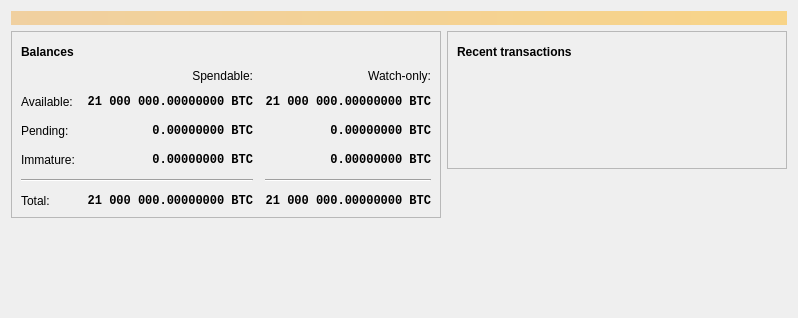
<?xml version="1.0" encoding="UTF-8"?>
<ui version="4.0">
 <class>OverviewPage</class>
 <widget class="QWidget" name="OverviewPage">
  <property name="geometry">
   <rect>
    <x>0</x>
    <y>0</y>
    <width>798</width>
    <height>318</height>
   </rect>
  </property>
  <property name="windowTitle">
   <string>Form</string>
  </property>
  <layout class="QVBoxLayout" name="topLayout">
   <item>
    <widget class="QLabel" name="labelAlerts">
     <property name="visible">
      <bool>false</bool>
     </property>
     <property name="styleSheet">
      <string notr="true">QLabel { background-color: qlineargradient(x1: 0, y1: 0, x2: 1, y2: 0, stop:0 #F0D0A0, stop:1 #F8D488); color:#000000; }</string>
     </property>
     <property name="wordWrap">
      <bool>true</bool>
     </property>
     <property name="margin">
      <number>3</number>
     </property>
     <property name="textInteractionFlags">
      <set>Qt::TextSelectableByMouse</set>
     </property>
    </widget>
   </item>
   <item>
    <layout class="QHBoxLayout" name="horizontalLayout" stretch="1,1">
     <item>
      <layout class="QVBoxLayout" name="verticalLayout_2">
       <item>
        <widget class="QFrame" name="frame">
         <property name="frameShape">
          <enum>QFrame::StyledPanel</enum>
         </property>
         <property name="frameShadow">
          <enum>QFrame::Raised</enum>
         </property>
         <layout class="QVBoxLayout" name="verticalLayout_4">
          <item>
           <layout class="QHBoxLayout" name="horizontalLayout_4">
            <item>
             <widget class="QLabel" name="label_5">
              <property name="font">
               <font>
                <weight>75</weight>
                <bold>true</bold>
               </font>
              </property>
              <property name="text">
               <string>Balances</string>
              </property>
             </widget>
            </item>
            <item>
             <widget class="QPushButton" name="labelWalletStatus">
              <property name="enabled">
               <bool>true</bool>
              </property>
              <property name="maximumSize">
               <size>
                <width>30</width>
                <height>16777215</height>
               </size>
              </property>
              <property name="toolTip">
               <string>The displayed information may be out of date. Your wallet automatically synchronizes with the Bitcoin network after a connection is established, but this process has not completed yet.</string>
              </property>
              <property name="text">
               <string/>
              </property>
              <property name="icon">
               <iconset resource="../bitcoin.qrc">
                <normaloff>:/icons/warning</normaloff>
                <disabledoff>:/icons/warning</disabledoff>:/icons/warning</iconset>
              </property>
              <property name="iconSize">
               <size>
                <width>24</width>
                <height>24</height>
               </size>
              </property>
              <property name="flat">
               <bool>true</bool>
              </property>
             </widget>
            </item>
            <item>
             <spacer name="horizontalSpacer_3">
              <property name="orientation">
               <enum>Qt::Horizontal</enum>
              </property>
              <property name="sizeHint" stdset="0">
               <size>
                <width>40</width>
                <height>20</height>
               </size>
              </property>
             </spacer>
            </item>
           </layout>
          </item>
          <item>
           <layout class="QGridLayout" name="gridLayout">
            <property name="spacing">
             <number>12</number>
            </property>
            <item row="2" column="2">
             <widget class="QLabel" name="labelWatchPending">
              <property name="font">
               <font>
                <family>Monospace</family>
                <weight>75</weight>
                <bold>true</bold>
               </font>
              </property>
              <property name="cursor">
               <cursorShape>IBeamCursor</cursorShape>
              </property>
              <property name="toolTip">
               <string>Unconfirmed transactions to watch-only addresses</string>
              </property>
              <property name="text">
               <string notr="true">0.00000000 BTC</string>
              </property>
              <property name="alignment">
               <set>Qt::AlignRight|Qt::AlignTrailing|Qt::AlignVCenter</set>
              </property>
              <property name="textInteractionFlags">
               <set>Qt::LinksAccessibleByMouse|Qt::TextSelectableByKeyboard|Qt::TextSelectableByMouse</set>
              </property>
             </widget>
            </item>
            <item row="2" column="1">
             <widget class="QLabel" name="labelUnconfirmed">
              <property name="font">
               <font>
                <family>Monospace</family>
                <weight>75</weight>
                <bold>true</bold>
               </font>
              </property>
              <property name="cursor">
               <cursorShape>IBeamCursor</cursorShape>
              </property>
              <property name="toolTip">
               <string>Total of transactions that have yet to be confirmed, and do not yet count toward the spendable balance</string>
              </property>
              <property name="text">
               <string notr="true">0.00000000 BTC</string>
              </property>
              <property name="alignment">
               <set>Qt::AlignRight|Qt::AlignTrailing|Qt::AlignVCenter</set>
              </property>
              <property name="textInteractionFlags">
               <set>Qt::LinksAccessibleByMouse|Qt::TextSelectableByKeyboard|Qt::TextSelectableByMouse</set>
              </property>
             </widget>
            </item>
            <item row="3" column="2">
             <widget class="QLabel" name="labelWatchImmature">
              <property name="font">
               <font>
                <family>Monospace</family>
                <weight>75</weight>
                <bold>true</bold>
               </font>
              </property>
              <property name="cursor">
               <cursorShape>IBeamCursor</cursorShape>
              </property>
              <property name="toolTip">
               <string>Mined balance in watch-only addresses that has not yet matured</string>
              </property>
              <property name="text">
               <string notr="true">0.00000000 BTC</string>
              </property>
              <property name="alignment">
               <set>Qt::AlignRight|Qt::AlignTrailing|Qt::AlignVCenter</set>
              </property>
              <property name="textInteractionFlags">
               <set>Qt::LinksAccessibleByMouse|Qt::TextSelectableByKeyboard|Qt::TextSelectableByMouse</set>
              </property>
             </widget>
            </item>
            <item row="4" column="0" colspan="2">
             <widget class="Line" name="line">
              <property name="orientation">
               <enum>Qt::Horizontal</enum>
              </property>
             </widget>
            </item>
            <item row="4" column="2">
             <widget class="Line" name="lineWatchBalance">
              <property name="sizePolicy">
               <sizepolicy hsizetype="Preferred" vsizetype="Fixed">
                <horstretch>0</horstretch>
                <verstretch>0</verstretch>
               </sizepolicy>
              </property>
              <property name="minimumSize">
               <size>
                <width>140</width>
                <height>0</height>
               </size>
              </property>
              <property name="orientation">
               <enum>Qt::Horizontal</enum>
              </property>
             </widget>
            </item>
            <item row="5" column="0">
             <widget class="QLabel" name="labelTotalText">
              <property name="text">
               <string>Total:</string>
              </property>
             </widget>
            </item>
            <item row="3" column="1">
             <widget class="QLabel" name="labelImmature">
              <property name="font">
               <font>
                <family>Monospace</family>
                <weight>75</weight>
                <bold>true</bold>
               </font>
              </property>
              <property name="cursor">
               <cursorShape>IBeamCursor</cursorShape>
              </property>
              <property name="toolTip">
               <string>Mined balance that has not yet matured</string>
              </property>
              <property name="text">
               <string notr="true">0.00000000 BTC</string>
              </property>
              <property name="alignment">
               <set>Qt::AlignRight|Qt::AlignTrailing|Qt::AlignVCenter</set>
              </property>
              <property name="textInteractionFlags">
               <set>Qt::LinksAccessibleByMouse|Qt::TextSelectableByKeyboard|Qt::TextSelectableByMouse</set>
              </property>
             </widget>
            </item>
            <item row="2" column="3">
             <spacer name="horizontalSpacer_2">
              <property name="orientation">
               <enum>Qt::Horizontal</enum>
              </property>
              <property name="sizeHint" stdset="0">
               <size>
                <width>40</width>
                <height>20</height>
               </size>
              </property>
             </spacer>
            </item>
            <item row="3" column="0">
             <widget class="QLabel" name="labelImmatureText">
              <property name="text">
               <string>Immature:</string>
              </property>
             </widget>
            </item>
            <item row="5" column="1">
             <widget class="QLabel" name="labelTotal">
              <property name="font">
               <font>
                <family>Monospace</family>
                <weight>75</weight>
                <bold>true</bold>
               </font>
              </property>
              <property name="cursor">
               <cursorShape>IBeamCursor</cursorShape>
              </property>
              <property name="toolTip">
               <string>Your current total balance</string>
              </property>
              <property name="text">
               <string notr="true">21 000 000.00000000 BTC</string>
              </property>
              <property name="alignment">
               <set>Qt::AlignRight|Qt::AlignTrailing|Qt::AlignVCenter</set>
              </property>
              <property name="textInteractionFlags">
               <set>Qt::LinksAccessibleByMouse|Qt::TextSelectableByKeyboard|Qt::TextSelectableByMouse</set>
              </property>
             </widget>
            </item>
            <item row="5" column="2">
             <widget class="QLabel" name="labelWatchTotal">
              <property name="font">
               <font>
                <family>Monospace</family>
                <weight>75</weight>
                <bold>true</bold>
               </font>
              </property>
              <property name="cursor">
               <cursorShape>IBeamCursor</cursorShape>
              </property>
              <property name="toolTip">
               <string>Current total balance in watch-only addresses</string>
              </property>
              <property name="text">
               <string notr="true">21 000 000.00000000 BTC</string>
              </property>
              <property name="alignment">
               <set>Qt::AlignRight|Qt::AlignTrailing|Qt::AlignVCenter</set>
              </property>
              <property name="textInteractionFlags">
               <set>Qt::LinksAccessibleByMouse|Qt::TextSelectableByKeyboard|Qt::TextSelectableByMouse</set>
              </property>
             </widget>
            </item>
            <item row="0" column="2">
             <widget class="QLabel" name="labelWatchonly">
              <property name="text">
               <string>Watch-only:</string>
              </property>
              <property name="alignment">
               <set>Qt::AlignRight|Qt::AlignTrailing|Qt::AlignVCenter</set>
              </property>
             </widget>
            </item>
            <item row="1" column="0">
             <widget class="QLabel" name="labelBalanceText">
              <property name="text">
               <string>Available:</string>
              </property>
             </widget>
            </item>
            <item row="1" column="1">
             <widget class="QLabel" name="labelBalance">
              <property name="font">
               <font>
                <family>Monospace</family>
                <weight>75</weight>
                <bold>true</bold>
               </font>
              </property>
              <property name="cursor">
               <cursorShape>IBeamCursor</cursorShape>
              </property>
              <property name="toolTip">
               <string>Your current spendable balance</string>
              </property>
              <property name="text">
               <string notr="true">21 000 000.00000000 BTC</string>
              </property>
              <property name="alignment">
               <set>Qt::AlignRight|Qt::AlignTrailing|Qt::AlignVCenter</set>
              </property>
              <property name="textInteractionFlags">
               <set>Qt::LinksAccessibleByMouse|Qt::TextSelectableByKeyboard|Qt::TextSelectableByMouse</set>
              </property>
             </widget>
            </item>
            <item row="1" column="2">
             <widget class="QLabel" name="labelWatchAvailable">
              <property name="font">
               <font>
                <family>Monospace</family>
                <weight>75</weight>
                <bold>true</bold>
               </font>
              </property>
              <property name="cursor">
               <cursorShape>IBeamCursor</cursorShape>
              </property>
              <property name="toolTip">
               <string>Your current balance in watch-only addresses</string>
              </property>
              <property name="text">
               <string notr="true">21 000 000.00000000 BTC</string>
              </property>
              <property name="alignment">
               <set>Qt::AlignRight|Qt::AlignTrailing|Qt::AlignVCenter</set>
              </property>
              <property name="textInteractionFlags">
               <set>Qt::LinksAccessibleByMouse|Qt::TextSelectableByKeyboard|Qt::TextSelectableByMouse</set>
              </property>
             </widget>
            </item>
            <item row="2" column="0">
             <widget class="QLabel" name="labelPendingText">
              <property name="text">
               <string>Pending:</string>
              </property>
             </widget>
            </item>
            <item row="0" column="1">
             <widget class="QLabel" name="labelSpendable">
              <property name="text">
               <string>Spendable:</string>
              </property>
              <property name="alignment">
               <set>Qt::AlignRight|Qt::AlignTrailing|Qt::AlignVCenter</set>
              </property>
             </widget>
            </item>
           </layout>
          </item>
         </layout>
        </widget>
       </item>
       <item>
        <spacer name="verticalSpacer">
         <property name="orientation">
          <enum>Qt::Vertical</enum>
         </property>
         <property name="sizeHint" stdset="0">
          <size>
           <width>20</width>
           <height>40</height>
          </size>
         </property>
        </spacer>
       </item>
       <item>
        <widget class="QLabel" name="labelWalletBgcoin">
         <property name="text">
          <string/>
         </property>
         <property name="pixmap">
          <pixmap resource="../bitcoin.qrc">:/icons/wallet_bgcoin</pixmap>
         </property>
         <property name="scaledContents">
          <bool>false</bool>
         </property>
         <property name="alignment">
          <set>Qt::AlignCenter</set>
         </property>
        </widget>
       </item>
      </layout>
     </item>
     <item>
      <layout class="QVBoxLayout" name="verticalLayout_3">
       <item>
        <widget class="QFrame" name="frame_2">
         <property name="frameShape">
          <enum>QFrame::StyledPanel</enum>
         </property>
         <property name="frameShadow">
          <enum>QFrame::Raised</enum>
         </property>
         <layout class="QVBoxLayout" name="verticalLayout">
          <item>
           <layout class="QHBoxLayout" name="horizontalLayout_2">
            <item>
             <widget class="QLabel" name="label_4">
              <property name="font">
               <font>
                <weight>75</weight>
                <bold>true</bold>
               </font>
              </property>
              <property name="text">
               <string>Recent transactions</string>
              </property>
             </widget>
            </item>
            <item>
             <widget class="QPushButton" name="labelTransactionsStatus">
              <property name="enabled">
               <bool>true</bool>
              </property>
              <property name="maximumSize">
               <size>
                <width>30</width>
                <height>16777215</height>
               </size>
              </property>
              <property name="toolTip">
               <string>The displayed information may be out of date. Your wallet automatically synchronizes with the Bitcoin network after a connection is established, but this process has not completed yet.</string>
              </property>
              <property name="text">
               <string/>
              </property>
              <property name="icon">
               <iconset resource="../bitcoin.qrc">
                <normaloff>:/icons/warning</normaloff>
                <disabledoff>:/icons/warning</disabledoff>:/icons/warning</iconset>
              </property>
              <property name="iconSize">
               <size>
                <width>24</width>
                <height>24</height>
               </size>
              </property>
              <property name="flat">
               <bool>true</bool>
              </property>
             </widget>
            </item>
            <item>
             <spacer name="horizontalSpacer">
              <property name="orientation">
               <enum>Qt::Horizontal</enum>
              </property>
              <property name="sizeHint" stdset="0">
               <size>
                <width>40</width>
                <height>20</height>
               </size>
              </property>
             </spacer>
            </item>
           </layout>
          </item>
          <item>
           <widget class="TransactionOverviewWidget" name="listTransactions">
            <property name="styleSheet">
             <string notr="true">QListView { background: transparent; }</string>
            </property>
            <property name="frameShape">
             <enum>QFrame::NoFrame</enum>
            </property>
            <property name="verticalScrollBarPolicy">
             <enum>Qt::ScrollBarAlwaysOff</enum>
            </property>
            <property name="horizontalScrollBarPolicy">
             <enum>Qt::ScrollBarAlwaysOff</enum>
            </property>
            <property name="sizeAdjustPolicy">
             <enum>QAbstractScrollArea::AdjustToContents</enum>
            </property>
            <property name="selectionMode">
             <enum>QAbstractItemView::NoSelection</enum>
            </property>
            <property name="uniformItemSizes">
             <bool>true</bool>
            </property>
           </widget>
          </item>
         </layout>
        </widget>
       </item>
       <item>
        <spacer name="verticalSpacer_2">
         <property name="orientation">
          <enum>Qt::Vertical</enum>
         </property>
         <property name="sizeHint" stdset="0">
          <size>
           <width>20</width>
           <height>40</height>
          </size>
         </property>
        </spacer>
       </item>
      </layout>
     </item>
    </layout>
   </item>
  </layout>
 </widget>
 <customwidgets>
  <customwidget>
   <class>TransactionOverviewWidget</class>
   <extends>QListView</extends>
   <header>qt/transactionoverviewwidget.h</header>
  </customwidget>
 </customwidgets>
 <resources/>
 <connections/>
</ui>
